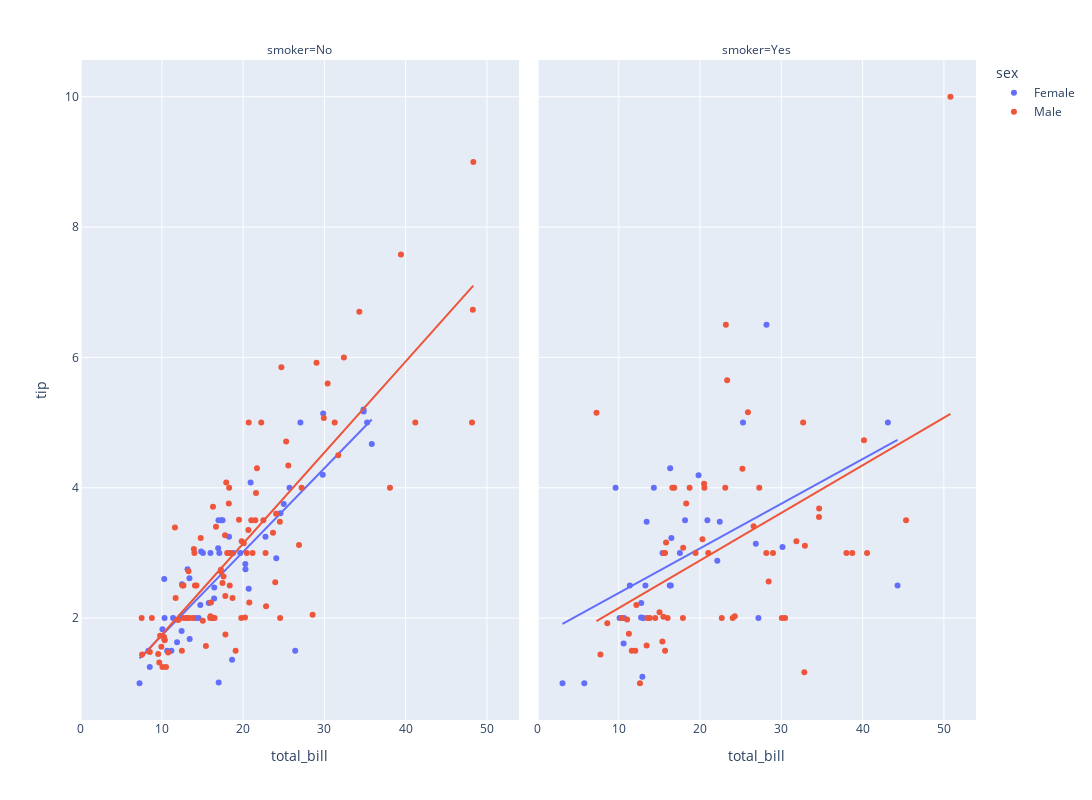

The cell this chart's notebook holds for it:
### Markdown cell above
### Scatter Plot 2:

### Code cell
fig = px.scatter(df, x = "total_bill", y = "tip", color = "sex",facet_col= "smoker", height = 800,width = 1500, trendline= "ols" )
fig.show()
